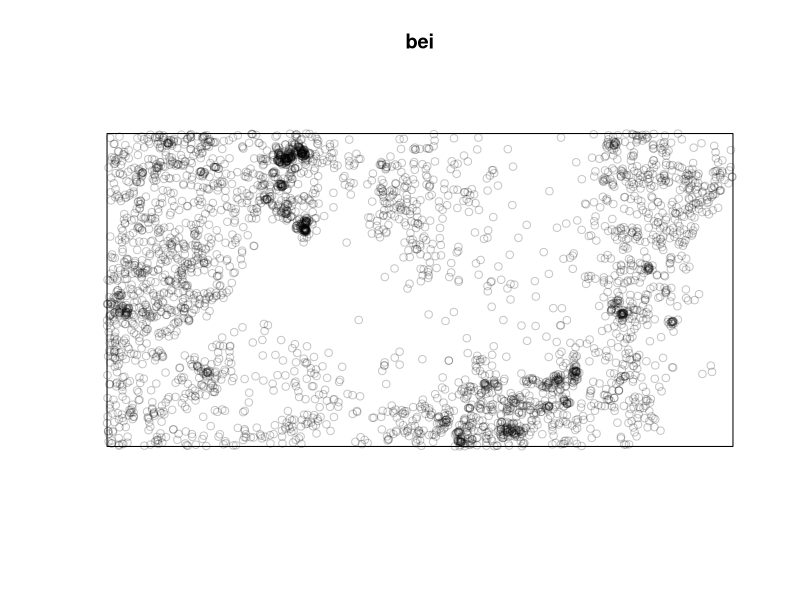
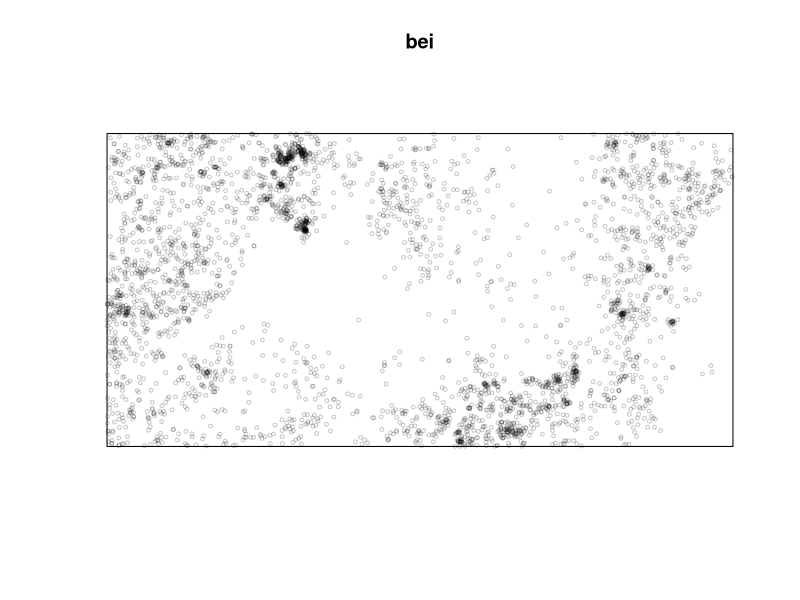
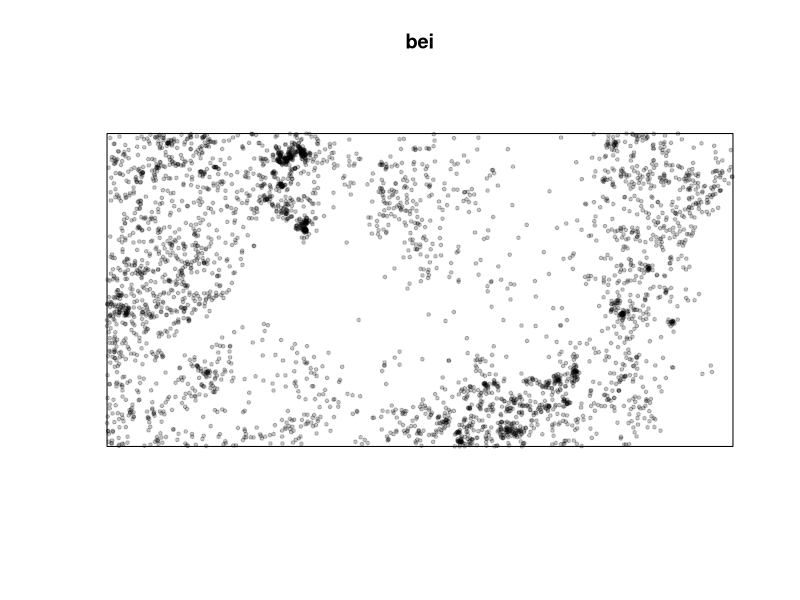
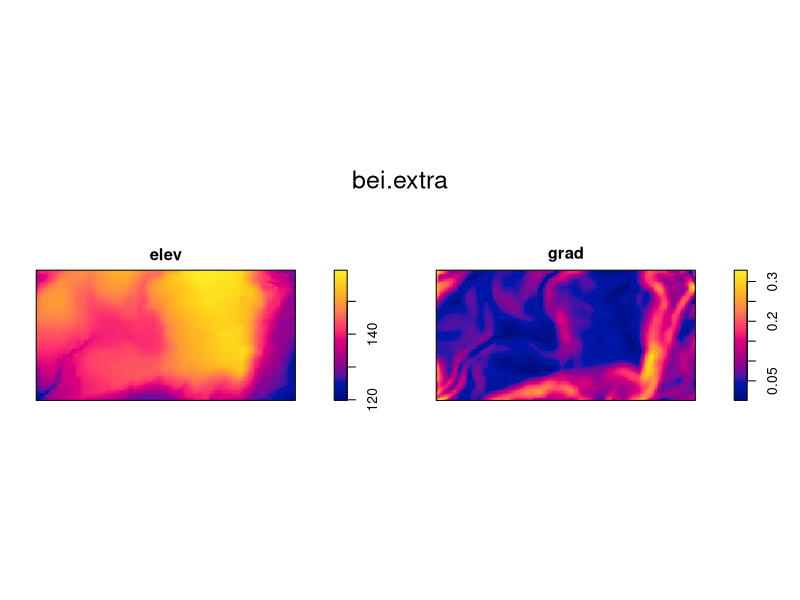
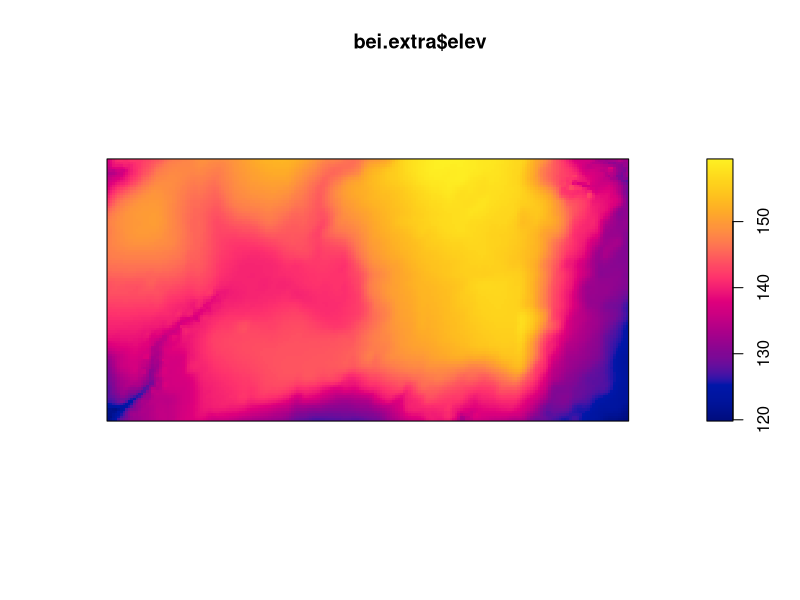
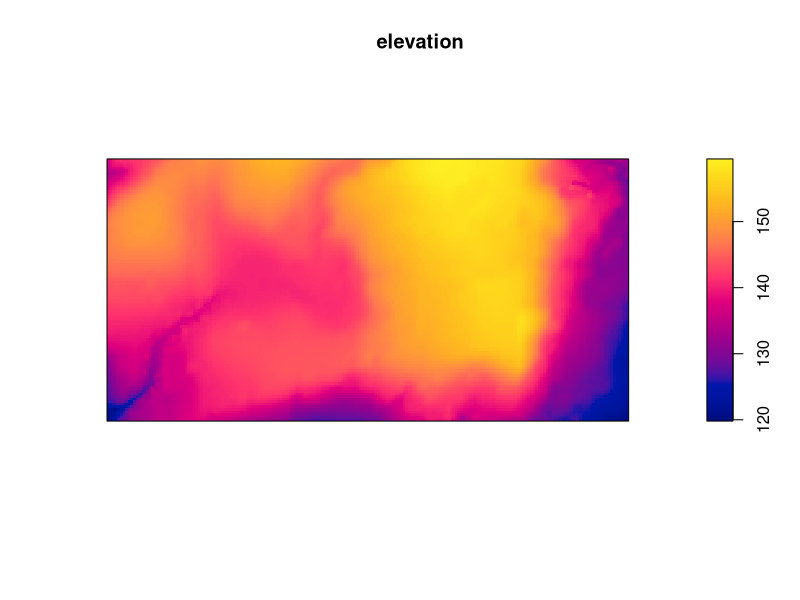
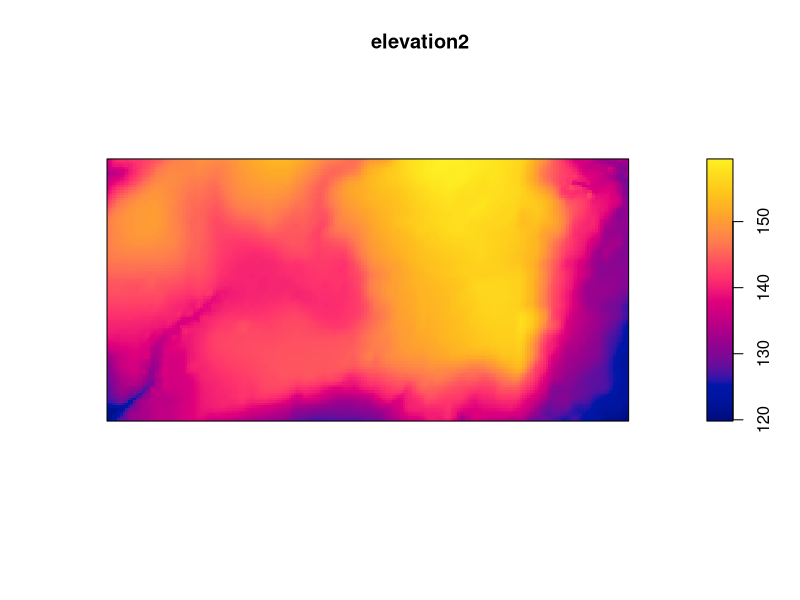
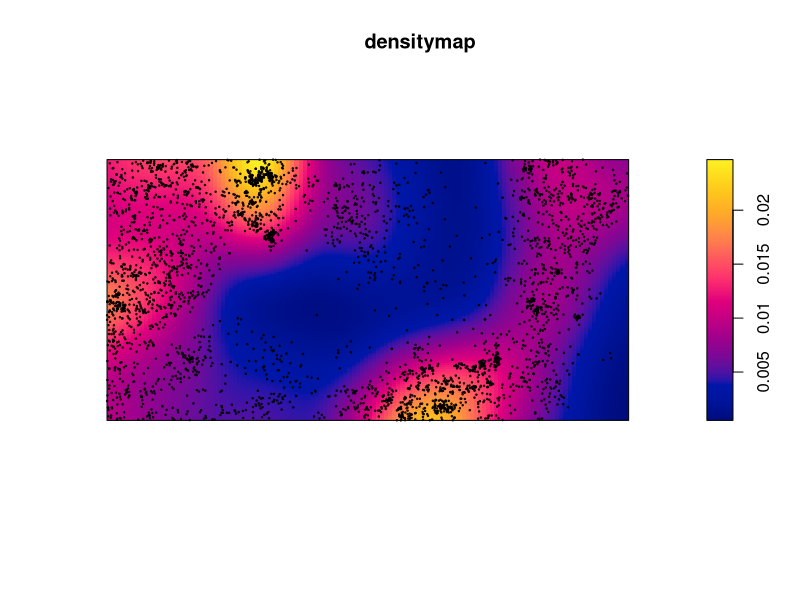

Source code (R) for these figures, in order:
#LESSON 02
# code related to population ecology
# a package is needed for point pattern analysis
# we can download R packages from cran but we need to use quotes to protect R ""
install.packages("spatstat")
# the library function uses the package that we installed, we don't need quotes anymore because we are inside R already
library(spatstat)

# let's use the bei data
# data description:
# https://cran.r-project.org/web/packages/spatstat/index.html

bei

# plotting the data
plot(bei)

# changing dimention of the points with - cex
plot(bei, cex=0.5)
# changing the symbol of points with - pch
plot(bei, cex=0.5, pch =19)

# additional datasets
bei.extra
plot(bei.extra)

# let's use only part of the dataset: elev
# the dollar sign $ links only elevation to the dataset not the other element
plot(bei.extra$elev)
elevation <- bei.extra$elev # we assign the elevation dataset to an object called elevation
plot(elevation) # now we can just plot the object elevation
# second method to select individual elements of a dataset
elevation2 <- bei.extra[[1]] # you use double square brackets and inside just put the number of the element that you want to select [[1]]
plot(elevation2)



####
#10/10/2023 Density Maps

## passing from points tp continuous surface
densitymap <- density(bei)
densitymap # we are dealing with PIXELS now instead of points
plot(densitymap) # gives us a continuous surface
points(bei, cex = .2) # this function will allow us to add the tree points on top of the continuous density map
# !! avoid using maps with blue, green, and red combo because color blind people see it as the same

## making a different color ramp
cl <- colorRampPalette(c("black", "red", "orange", "yellow"))(100) # 100 is the gradient (how many color shades we use to pass from one color to another
                                                                   # the higher the number, the smoother the transition looks)
plot(densitymap, col = cl) # the function col will allow us to add our color ramp tp the plot

# if we search R colors on the internet we can see all the colors that we can use in R
cl <- colorRampPalette(c("cornsilk3", "aquamarine3", "blue2", "blue4"))(100) #another color ramp with colors available in r
# verdis webpage that can show which colors are good to use for maps (NEVER USE RAINBOW PALETTE)

plot(bei.extra) #additional 2 variables, contains the elevation(elev)), and the gradient(grad)

elev <- bei.extra[[1]] # plotting just the 1st element: elevation(elev)
##Another way to select elevation: bei.extra$elev   plot(bei.extra$elev)
plot(elev)


## multiframe
par(mfrow = c(1,2)) # builds a multiframe with 2 empty slots one on the left and one on the right
plot(densitymap)
plot(elev) # now we have the density map on the left and the elevation on the right size in the same window

# in case we want 2 rows and 1 column we can switch the order
par(mfrow = c(2,1)) # builds a multiframe with 2 empty slots one on the top and one on the bottom ( 2 rows, 1 column)
plot(densitymap)
plot(elev)

# building a multiframe with 3 plots side by side, the trees (bei) on the left, the density map in the middle, and the elevation on the right
par(mfrow = c(1,3)) 
plot(bei)
plot(densitymap)
plot(elev)
